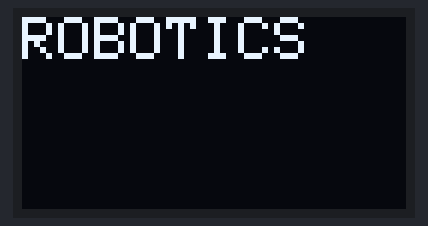
Simulated run of this sketch. Board: Arduino Uno, built with avr-gcc and run on an emulated ATmega328P. Shown: 128×64 one-colour display.

Above: at 0.1 s.
At 2.1 s:
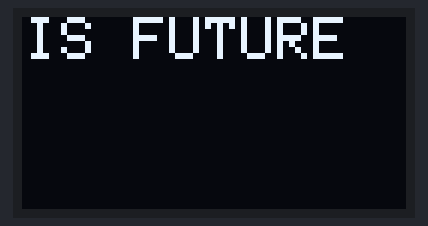

Measured:
- what the display in image 1 shows lasts 2.0 s, from 2.1 s to 4.1 s

The sketch:

LED_I2C.ino
```cpp
#include <SPI.h>
#include <Wire.h>
#include <Adafruit_GFX.h>
#include <Adafruit_SSD1306.h>


#define OLED_RESET     4

Adafruit_SSD1306 display(OLED_RESET);


void setup() {
  display.begin(SSD1306_SWITCHCAPVCC, 0x3C) ;

  display.clearDisplay();

  }

void loop() {
display.setTextSize(2);
display.setTextColor(WHITE);
display.setCursor(0,0);
display.println("ROBOTICS");
display.display();
delay(2000);

display.clearDisplay();

display.setTextSize(2);
display.setTextColor(WHITE);
display.setCursor(1,0);
display.println("IS FUTURE");
display.display();
delay(2000);

display.clearDisplay();
}
```
